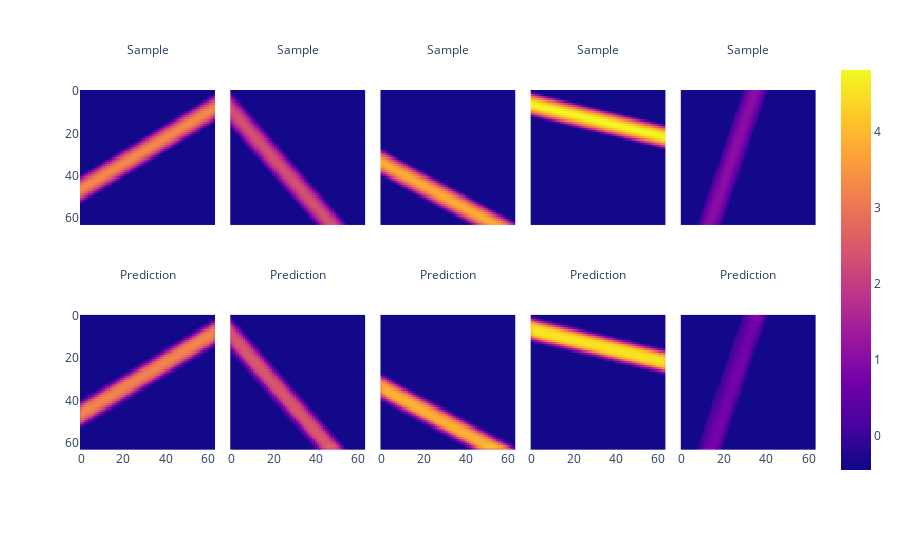

Write notebook code for a chart like this one.
### Code cell
fig = px.imshow(
    np.concatenate((samples[:5, 0, ..., 1].squeeze(), predictions_np[:5, 0, ..., 1].squeeze()), axis=0), 
    facet_col=0, 
    facet_col_wrap=5
)
fig.for_each_annotation(lambda a: a.update(text="Sample" if int(a.text.split("=")[1])<=4 else "Prediction"))
fig

### Figure 1 — Plotly figure (JSON) as saved in the notebook; plotly's stock layout.template omitted (floating-point values rounded to 4 significant figures; data arrays with more than 128 entries replaced by an {"elided": "..."} marker saying what was removed)
{"data": [{"coloraxis": "coloraxis", "hovertemplate": "x: %{x}<br>y: %{y}<br>color: %{z}<extra></extra>", "name": "0", "type": "heatmap", "xaxis": "x6", "yaxis": "y6", "z": {"elided": "64x64 float values"}}, {"coloraxis": "coloraxis", "hovertemplate": "x: %{x}<br>y: %{y}<br>color: %{z}<extra></extra>", "name": "1", "type": "heatmap", "xaxis": "x7", "yaxis": "y7", "z": {"elided": "64x64 float values"}}, {"coloraxis": "coloraxis", "hovertemplate": "x: %{x}<br>y: %{y}<br>color: %{z}<extra></extra>", "name": "2", "type": "heatmap", "xaxis": "x8", "yaxis": "y8", "z": {"elided": "64x64 float values"}}, {"coloraxis": "coloraxis", "hovertemplate": "x: %{x}<br>y: %{y}<br>color: %{z}<extra></extra>", "name": "3", "type": "heatmap", "xaxis": "x9", "yaxis": "y9", "z": {"elided": "64x64 float values"}}, {"coloraxis": "coloraxis", "hovertemplate": "x: %{x}<br>y: %{y}<br>color: %{z}<extra></extra>", "name": "4", "type": "heatmap", "xaxis": "x10", "yaxis": "y10", "z": {"elided": "64x64 float values"}}, {"coloraxis": "coloraxis", "hovertemplate": "x: %{x}<br>y: %{y}<br>color: %{z}<extra></extra>", "name": "5", "type": "heatmap", "xaxis": "x", "yaxis": "y", "z": {"elided": "64x64 float values"}}, {"coloraxis": "coloraxis", "hovertemplate": "x: %{x}<br>y: %{y}<br>color: %{z}<extra></extra>", "name": "6", "type": "heatmap", "xaxis": "x2", "yaxis": "y2", "z": {"elided": "64x64 float values"}}, {"coloraxis": "coloraxis", "hovertemplate": "x: %{x}<br>y: %{y}<br>color: %{z}<extra></extra>", "name": "7", "type": "heatmap", "xaxis": "x3", "yaxis": "y3", "z": {"elided": "64x64 float values"}}, {"coloraxis": "coloraxis", "hovertemplate": "x: %{x}<br>y: %{y}<br>color: %{z}<extra></extra>", "name": "8", "type": "heatmap", "xaxis": "x4", "yaxis": "y4", "z": {"elided": "64x64 float values"}}, {"coloraxis": "coloraxis", "hovertemplate": "x: %{x}<br>y: %{y}<br>color: %{z}<extra></extra>", "name": "9", "type": "heatmap", "xaxis": "x5", "yaxis": "y5", "z": {"elided": "64x64 float values"}}], "layout": {"annotations": [{"font": {}, "showarrow": false, "text": "Prediction", "x": 0.092, "xanchor": "center", "xref": "paper", "y": 0.465, "yanchor": "bottom", "yref": "paper"}, {"font": {}, "showarrow": false, "text": "Prediction", "x": 0.296, "xanchor": "center", "xref": "paper", "y": 0.465, "yanchor": "bottom", "yref": "paper"}, {"font": {}, "showarrow": false, "text": "Prediction", "x": 0.5, "xanchor": "center", "xref": "paper", "y": 0.465, "yanchor": "bottom", "yref": "paper"}, {"font": {}, "showarrow": false, "text": "Prediction", "x": 0.704, "xanchor": "center", "xref": "paper", "y": 0.465, "yanchor": "bottom", "yref": "paper"}, {"font": {}, "showarrow": false, "text": "Prediction", "x": 0.908, "xanchor": "center", "xref": "paper", "y": 0.465, "yanchor": "bottom", "yref": "paper"}, {"font": {}, "showarrow": false, "text": "Sample", "x": 0.092, "xanchor": "center", "xref": "paper", "y": 1.0, "yanchor": "bottom", "yref": "paper"}, {"font": {}, "showarrow": false, "text": "Sample", "x": 0.296, "xanchor": "center", "xref": "paper", "y": 1.0, "yanchor": "bottom", "yref": "paper"}, {"font": {}, "showarrow": false, "text": "Sample", "x": 0.5, "xanchor": "center", "xref": "paper", "y": 1.0, "yanchor": "bottom", "yref": "paper"}, {"font": {}, "showarrow": false, "text": "Sample", "x": 0.704, "xanchor": "center", "xref": "paper", "y": 1.0, "yanchor": "bottom", "yref": "paper"}, {"font": {}, "showarrow": false, "text": "Sample", "x": 0.908, "xanchor": "center", "xref": "paper", "y": 1.0, "yanchor": "bottom", "yref": "paper"}], "coloraxis": {"colorscale": [[0, "#0d0887"], [0.1111, "#46039f"], [0.2222, "#7201a8"], [0.3333, "#9c179e"], [0.4444, "#bd3786"], [0.5556, "#d8576b"], [0.6667, "#ed7953"], [0.7778, "#fb9f3a"], [0.8889, "#fdca26"], [1, "#f0f921"]]}, "margin": {"t": 60}, "xaxis": {"anchor": "y", "constrain": "domain", "domain": [0, 0.184], "scaleanchor": "y"}, "xaxis10": {"anchor": "y10", "domain": [0.816, 1], "matches": "x", "showticklabels": false}, "xaxis2": {"anchor": "y2", "domain": [0.204, 0.388], "matches": "x"}, "xaxis3": {"anchor": "y3", "domain": [0.408, 0.592], "matches": "x"}, "xaxis4": {"anchor": "y4", "domain": [0.612, 0.796], "matches": "x"}, "xaxis5": {"anchor": "y5", "domain": [0.816, 1], "matches": "x"}, "xaxis6": {"anchor": "y6", "domain": [0, 0.184], "matches": "x", "showticklabels": false}, "xaxis7": {"anchor": "y7", "domain": [0.204, 0.388], "matches": "x", "showticklabels": false}, "xaxis8": {"anchor": "y8", "domain": [0.408, 0.592], "matches": "x", "showticklabels": false}, "xaxis9": {"anchor": "y9", "domain": [0.612, 0.796], "matches": "x", "showticklabels": false}, "yaxis": {"anchor": "x", "autorange": "reversed", "constrain": "domain", "domain": [0, 0.465]}, "yaxis10": {"anchor": "x10", "domain": [0.535, 1.0], "matches": "y", "showticklabels": false}, "yaxis2": {"anchor": "x2", "domain": [0, 0.465], "matches": "y", "showticklabels": false}, "yaxis3": {"anchor": "x3", "domain": [0, 0.465], "matches": "y", "showticklabels": false}, "yaxis4": {"anchor": "x4", "domain": [0, 0.465], "matches": "y", "showticklabels": false}, "yaxis5": {"anchor": "x5", "domain": [0, 0.465], "matches": "y", "showticklabels": false}, "yaxis6": {"anchor": "x6", "domain": [0.535, 1.0], "matches": "y"}, "yaxis7": {"anchor": "x7", "domain": [0.535, 1.0], "matches": "y", "showticklabels": false}, "yaxis8": {"anchor": "x8", "domain": [0.535, 1.0], "matches": "y", "showticklabels": false}, "yaxis9": {"anchor": "x9", "domain": [0.535, 1.0], "matches": "y", "showticklabels": false}}}
